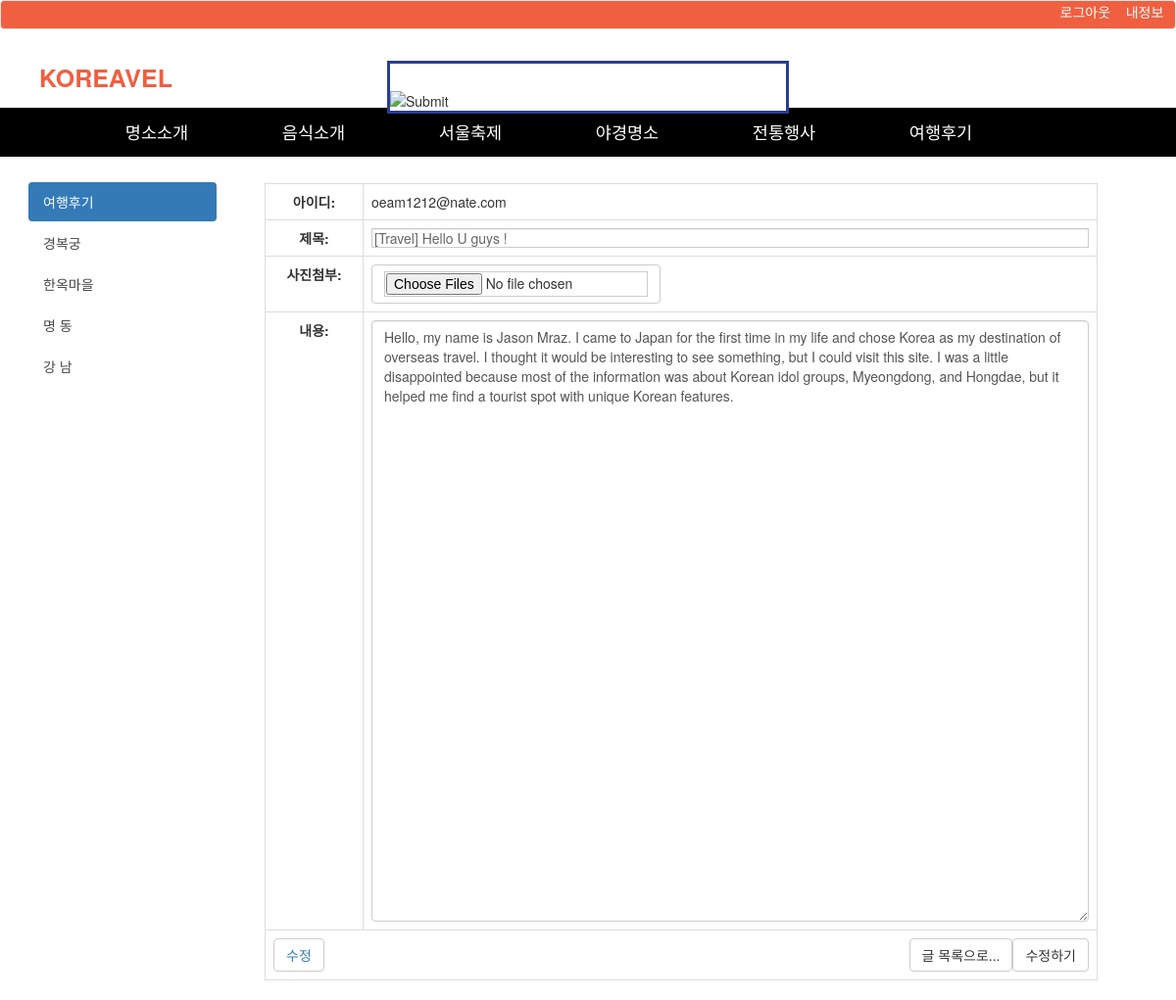
Screenshot of /wp/013.php?bno=47 (signed in) with the database file from the repository.
### tables this page shows
CREATE TABLE `board_free` (
  `b_no` int(10) unsigned NOT NULL AUTO_INCREMENT,
  `b_title` varchar(100) NOT NULL,
  `b_content` text NOT NULL,
  `b_date` datetime NOT NULL,
  `b_hit` int(10) unsigned NOT NULL DEFAULT '0',
  `b_id` varchar(20) NOT NULL,
  `b_password` varchar(100) NOT NULL,
  PRIMARY KEY (`b_no`)
);

### wp/013.php (the view, shortened to what this page needs)
<?php
	require_once("../dbconfig.php");
	if(isset($_GET['bno'])) {
		$bNo = $_GET['bno'];
	}
	if(isset($bNo)) {
		$sql = 'select b_title, b_content, b_id from board_free where b_no = ' . $bNo;
		$result = $db->query($sql);
		$row = $result->fetch_assoc();
	}
?>
<!DOCTYPE html>
<html lang="en">
<head>
  <link href="css/style3.css" rel="stylesheet">
  <link rel="stylesheet" href="https://maxcdn.bootstrapcdn.com/bootstrap/3.3.7/css/bootstrap.min.css">
</head>
<body id="page-top">
  <nav class="navbar navbar-default fixed-top" style="background-color:#F05F40; font-size:14px; min-height:30px; padding-top:1px;" role="navigation">
  <div class="ft-white" style="float:right;">
    <?php if(!isset($_SESSION['mail'])) { ?>
			<a class="row-sm-6" href="javascript:open_win();" style="color:white;">로그인</a>&nbsp;&nbsp;&nbsp;
			<a class="row-sm-6" href="javascript:open_reg();" style="color:white;">회원가입</a>&nbsp;&nbsp;&nbsp;
	  <?php }else{ ?>
			<a class="row-sm-6" href="./lgout.php">로그아웃</a>&nbsp;&nbsp;&nbsp;
			<a class="row-sm-6" href="./invite_mypage.php" class="font_11">내정보</a>&nbsp;&nbsp;&nbsp;
		<?php  }?>
  </div>
</nav>
  <div id = 'wrap' class="sbg">
        <div id="topwrap">
          <div class ="d_width">
            <div style="padding:12px 0 0 0;">
              <form name="MainSearch_form" action="../search/search_tour.htm" method="get" title="통합검색">
                <fieldset>
                  <div class="" style="float:left; margin-left:40px;"><a style="color:#F05F40; font-size:25px; font-weight:bold; margin-bottom:2px;" href="#">KOREAVEL</a></div>
                    <div class="topsearch2">
                    <input type="text" class="text" name="Keywords" value="" onkeydown="SearchinputSendit();" title="통합검색어 입력영역">
                    <input type="image" src="http://www.dh.go.kr/img/ico_topsearch.png"  class="image">
                  </div>
                </fieldset>
              </form>
            </div>
          </div>
        </div>
                                  <div>
                                    <div id="gnb" style="background-color:black;">
                                      <div id= "gnbmn" style="overflow: visible; opacity: 1;">
                                        <ul class = "depth1">
                                          <li>
                                            <a style="text-indent: 0px;">명소소개</a>
                                          </li>
                                          <li>
                                            <a style="text-indent: 0px;">음식소개</a>
                                          </li>
                                          <li>
                                            <a style="text-indent: 0px;">서울축제</a>
                                          </li>
                                          <li>
                                            <a style="text-indent: 0px;">야경명소</a>
                                          </li>
                                          <li>
                                            <a style="text-indent: 0px;">전통행사</a>
                                          </li>
                                           <li>
                                            <a style="text-indent: 0px;">여행후기</a>
                                            </li>
                                        </ul>
                                      </div>
                                    </div>
                                  </div>
                                </div>
                  <section style="float:right; margin-right:80px;">
                  <div style=" padding-top:77px; min-width:850px;" >
                    <div>
                    <table class="table table-bordered">
                        <tbody>
                            <form action="./write_update.php" method="post" encType="multiplart/form-data">
                                <tr>
                                  <th style="width:100px; text-align: center;">아이디: </th>
                                  <td><?=$_SESSION['mail']?></td>
                                </tr>
                                <tr>
                                    <th style="width:100px; text-align: center;">제목: </th>
                                    <td><input type="text" placeholder="제목을 입력하세요. " name="bTitle" id="bTitle" class="form-control" value="<?php echo isset($row['b_title'])?$row['b_title']:null?>"/></td>
                                </tr>
                                <tr >
                                    <th style="width:100px; text-align: center;">사진첨부: </th>
                                    <td>
                                      <span class="btn btn-default btn-file"><input type="file" multiple /></span>
                                    </td>
                                </tr>
                                <tr>
                                    <th style=" text-align: center;">내용: </th>
                                    <td><textarea rows="30" cols="10" placeholder="내용을 입력하세요. "class="form-control" name="bContent" id="bContent"><?php echo isset($row['b_content'])?$row['b_content']:null?></textarea></td>
                                </tr>
                                <tr>
                                    <td colspan="2">
                                      <button type="submit" class="btn btn-default">
                                        <a> <?php echo isset($bNo)?'수정':'작성'?></a>
                                      </button>
                                      <a style="float:right;" class="btn btn-default"  onclick="javascript:location.href='./write_update2.php'">수정하기</a>
                                        <a style="float:right;" class="btn btn-default" onclick="javascript:location.href='./003.php'">글 목록으로...</a>
                                    </td>
                                </tr>
                            </form>
                        </tbody>
                    </table>
                    </div>
                  </div>
        </section>
<section style="float:left;">
  <h3>여행후기</h3>
    <div class="col-md-2" style="min-width:250px; padding-top:20px;">
      <ul class="nav nav-pills nav-stacked">
        <li class="active"><a href="#">여행후기</a></li>
        <li><a href="#">경복궁</a></li>
        <li><a href="#">한옥마을</a></li>
        <li><a href="#">명  동</a></li>
        <li><a href="#">강  남</a></li>
      </ul>
    </div>
    <div class="clearfix visible-lg"></div>
</section>
</body>
</html>

### wp/css/style3.css (style rules this page uses)
html { overflow-y: scroll; }
html, body { width: 100%; height: 100%; }
.d_width { position: relative; width: 1200px; margin: 0 auto; }
body, div, li { margin:0; padding:0; }
div { display:block; }
li { display: list-item; text-align: -webkit-match-parent; }
ul { list-style: none; }
ul { display:blcok; -webkit-margin-before:1em; -webkit-margin-after:1em; -webkit-margin-start:1em; -webkit-margin-end:1em; -webkit-padding-start:40px; }
#wrap { position: relative; width: 100%; min-width: 1200px; padding: 0; margin: 0; }
.sbg { background: #fff url(http://www.dh.go.kr/img/sbg.png) repeat-x 0 110px; }
#topwrap { position: relative; height: 60px; background: #fff; z-index:99; }
form { margin: 0; padding: 0; }
fieldset { margin: 0; padding: 0; border: 0; }
#topwrap .topsearch2 { width: 410px; margin: 0 auto; background: #fff; border: 3px solid #283E91; z-index: 4; }
#topwrap .topsearch1, #topwrap .topsearch2 { vertical-align: top; }
#topwrap .topsearch2 input.text { width: 370px; height: 26px; line-height: 26px; border: none; padding: 0; margin: 0; letter-spacing: normal; color: #283E91; }
input[type="text"], input[type="password"], input.text { height: 20px; padding: 1px 0; border: 1px solid #ccc; outline-color: #ccc; background: #fff; color: #666; vertical-align: middle; border-radius: 0; text-indent: 2px; }
input[type="text"], input[type="password"] { -webkit-appearance: none; }
input.image { vertical-align: middle; padding: 0; margin: 0; border: none; }
* { -webkit-box-sizing: border-box; -moz-box-sizing: border-box; box-sizing: border-box; }
*:before, *:after { -webkit-box-sizing: border-box; -moz-box-sizing: border-box; box-sizing: border-box; }
#gnbmn ul.depth1 li a { display: block; padding: 0; margin: 0; color: #ffffff; line-height: 50px; }
#gnbmn ul.depth1 li { display: block; float: left; padding: 0; margin: 0; width: 160px; font-size: 125%; text-align: center; }
#gnb { position:absolute; width:100%; left:0; top:60px; height: 50px; padding:0; margin 0; background:#000033; box-shadow 1px 1px 1px rbga(0,0,0, .2); }
#gnbmn { position: relative; width: 1200px; margin: 0 auto; z-index: 4; }
#gnbmn ul.depth1 { position: absolute; width:1020px; left:80px; top:0px; margin:0; padding:0; }
.clearfix:after { content:""; clear:both; display:block; float:none; }
h3 { margin: 25px 0 15px 0; padding: 0 0 0 20px; background: url(../img/h3bg.png) no-repeat 0 0.2em; background-size: 10px auto; font-size: 18px; color: #3378C1; }
.nav { margin-bottom: 0; padding-left: 0; list-style: none; }
.nav>li { position: relative; display: block; }
a:link, a:visited { text-decoration: none; color: #454545; }
h1, h2, h3, h4, h5, h6 { clear: both; background: transparent; font-size: 100%; line-height: 1.25; text-align: left; font-weight: normal; }
input, select, textarea, button { font-size: inherit; margin: 0; padding: 0; vertical-align: middle; }
input { padding: 1px; border: 1px solid #ccc; background: #ffffff; color: #777; }
body, h1, h2, h3, h4, input, button { font-family: 'ngn', 'NanumGothic', '나눔고딕', NGNormal, NanumGothicBold, '돋움', Dotum, Arial, Tahoma, sans-serif; font-size: 14px; color: #454545; line-height: 180%; }
table td { vertical-align: middle; }
table { border-spacing: 0; width: 100%; }

### wp/013.php (style rules this page uses)
.ft-white a { color: white; }

### rows the page displays
board_free: bTitle "[Travel] Hello U guys !", bContent "Hello, my name is Jason Mraz. I came to Japan for the first time in my life and chose Korea as my destination of overseas travel. I thought it would be interesting to see something, but I could visit this site. I was a little disappointed because most of the information was about Korean idol groups, Myeongdong, and Hongdae, but it helped me find a tourist spot with unique Korean features."

### other values shown
$_SESSION['mail'] "oeam1212@nate.com"
